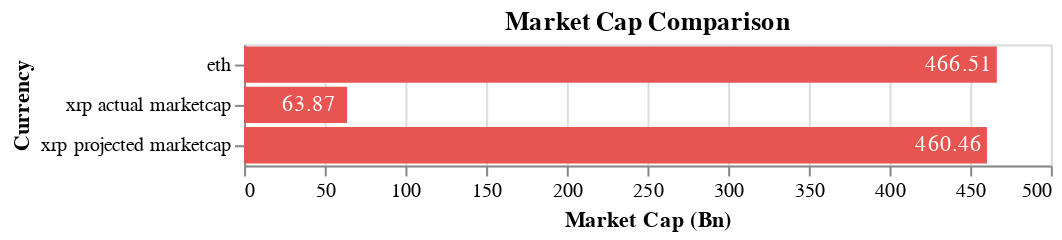

Write notebook code for a chart like this one.
### Code cell
testdf2 = testdf.drop([0], axis=0)
testdf2

marketChart = alt.Chart(testdf2, title= 'Market Cap Comparison').mark_bar(color='#E85450').encode(
    alt.Y('name', sort=['xrp projected marketcap', 'eth', 'xrp actual marketcap'], title='Currency'),
    alt.X('market_cap_formatted', title='Market Cap (Bn)')).properties()


text = marketChart.mark_text(color='white', xOffset=-19).encode(
    text='market_cap_formatted:Q',

)


(marketChart + text)

### Figure 1 — Vega-Lite specification as saved in the notebook (floating-point values rounded to 4 significant figures)
{"config": {"view": {"continuousWidth": 400, "continuousHeight": 300}}, "layer": [{"mark": {"type": "bar", "color": "#E85450"}, "encoding": {"x": {"type": "quantitative", "field": "market_cap_formatted", "title": "Market Cap (Bn)"}, "y": {"type": "nominal", "field": "name", "title": "Currency"}}, "title": "Market Cap Comparison"}, {"mark": {"type": "text", "color": "white", "xOffset": -19}, "encoding": {"text": {"type": "quantitative", "field": "market_cap_formatted"}, "x": {"type": "quantitative", "field": "market_cap_formatted", "title": "Market Cap (Bn)"}, "y": {"type": "nominal", "field": "name", "title": "Currency"}}, "title": "Market Cap Comparison"}], "data": {"name": "data-4061ca4a7f9f65d46f57b0622e034df8"}, "$schema": "https://vega.github.io/schema/vega-lite/v4.8.1.json", "datasets": {"data-4061ca4a7f9f65d46f57b0622e034df8": [{"name": "eth", "market_cap": 466500000000.0, "images": "https://assets.coingecko.com/coins/images/279/large/ethereum.png?1595348880", "market_cap_formatted": 466.5}, {"name": "xrp projected marketcap", "market_cap": 460500000000.0, "images": "https://assets.coingecko.com/coins/images/44/large/xrp-symbol-white-128.png?1605778731", "market_cap_formatted": 460.5}, {"name": "xrp actual marketcap", "market_cap": 63870000000.0, "images": "https://assets.coingecko.com/coins/images/44/large/xrp-symbol-white-128.png?1605778731", "market_cap_formatted": 63.87}]}}
